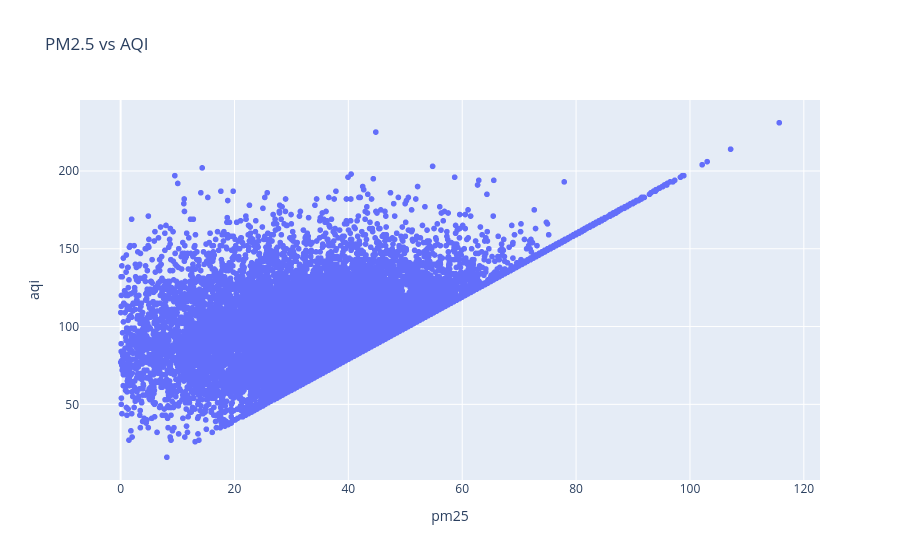

Notebook code cell kept with this figure:
### Code cell
# EDA: PM2.5 vs AQI
fig = px.scatter(df, x='pm25', y='aqi', title='PM2.5 vs AQI')
fig.write_image('../viz/pm25_vs_aqi.png')
fig.show()

### Figure 1 — Plotly figure (JSON) as saved in the notebook; plotly's stock layout.template omitted (floating-point values rounded to 4 significant figures; data arrays with more than 128 entries replaced by an {"elided": "..."} marker saying what was removed)
{"data": [{"hovertemplate": "pm25=%{x}<br>aqi=%{y}<extra></extra>", "legendgroup": "", "marker": {"color": "#636efa", "symbol": "circle"}, "mode": "markers", "name": "", "showlegend": false, "type": "scattergl", "x": {"elided": "18000 float values"}, "xaxis": "x", "y": {"elided": "18000 int values"}, "yaxis": "y"}], "layout": {"legend": {"tracegroupgap": 0}, "title": {"text": "PM2.5 vs AQI"}, "xaxis": {"anchor": "y", "domain": [0, 1], "title": {"text": "pm25"}}, "yaxis": {"anchor": "x", "domain": [0, 1], "title": {"text": "aqi"}}}}
